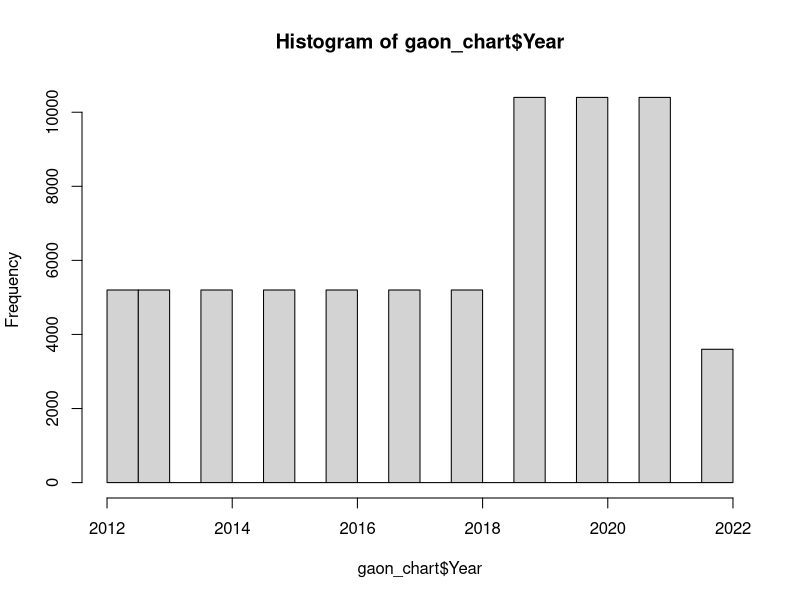
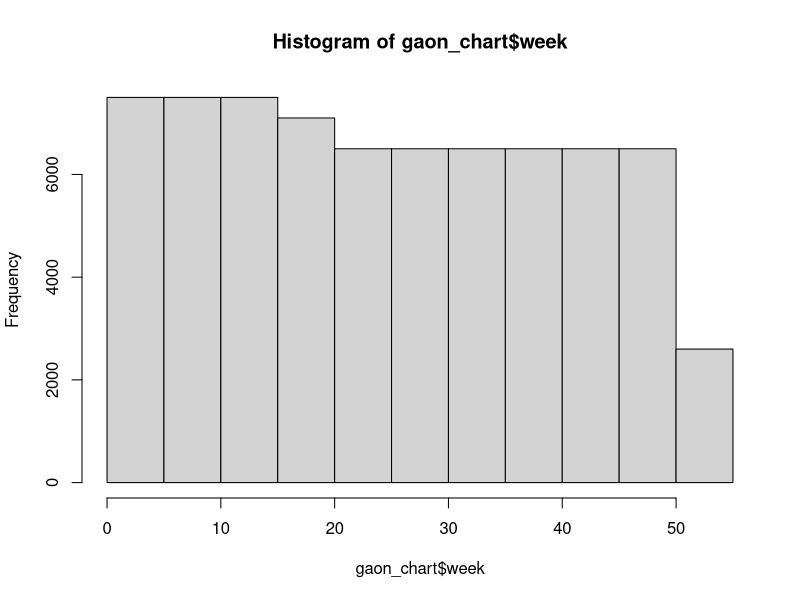
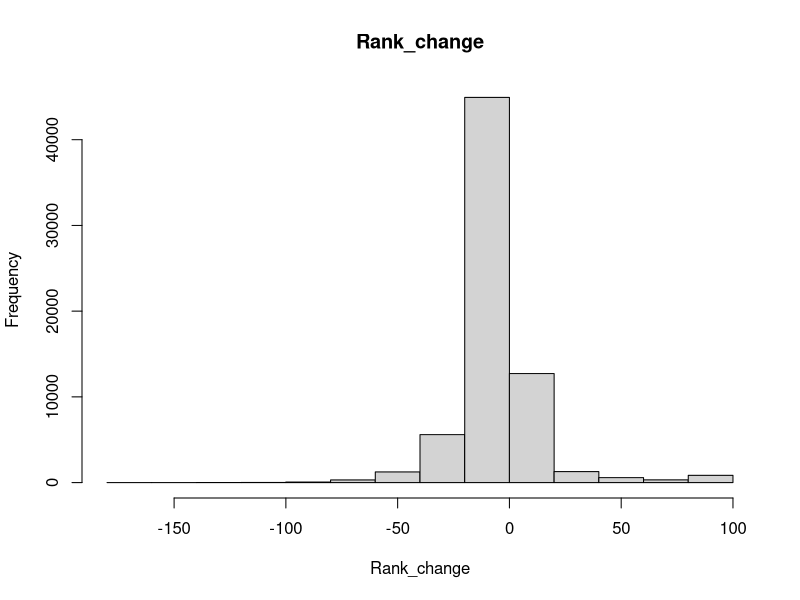
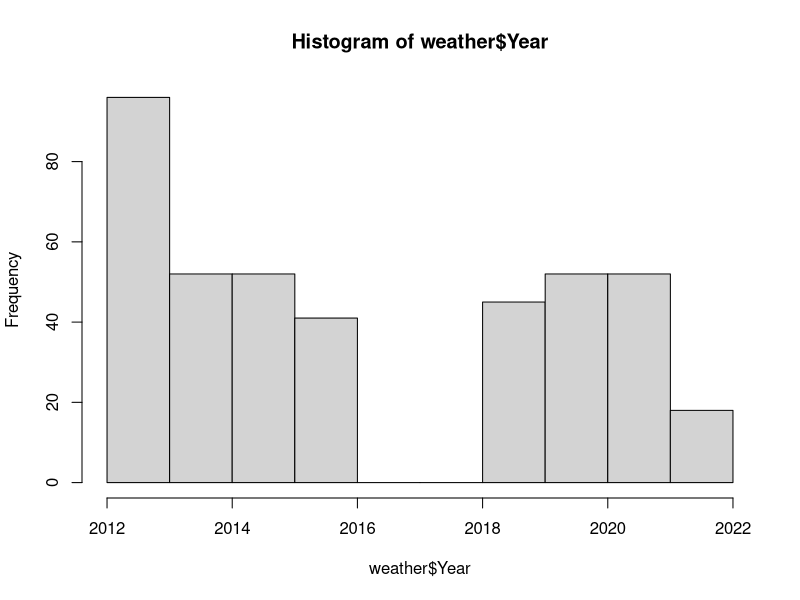
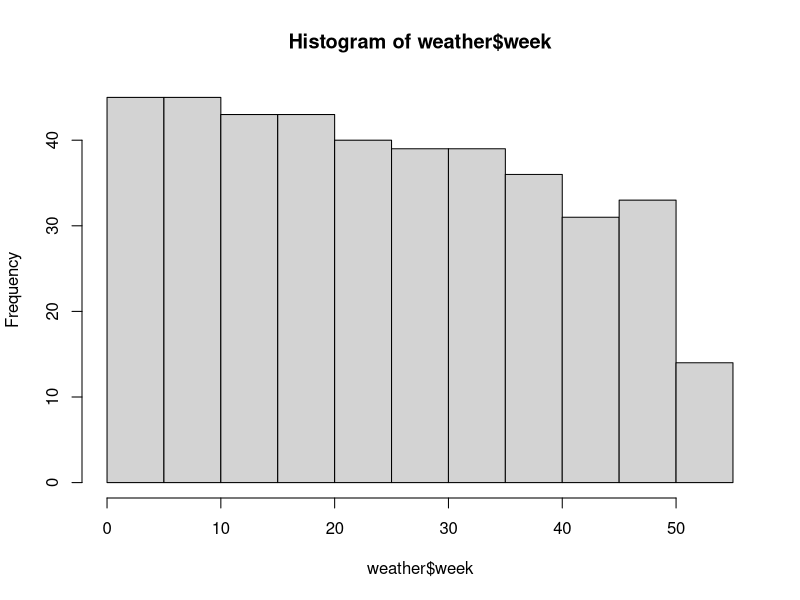
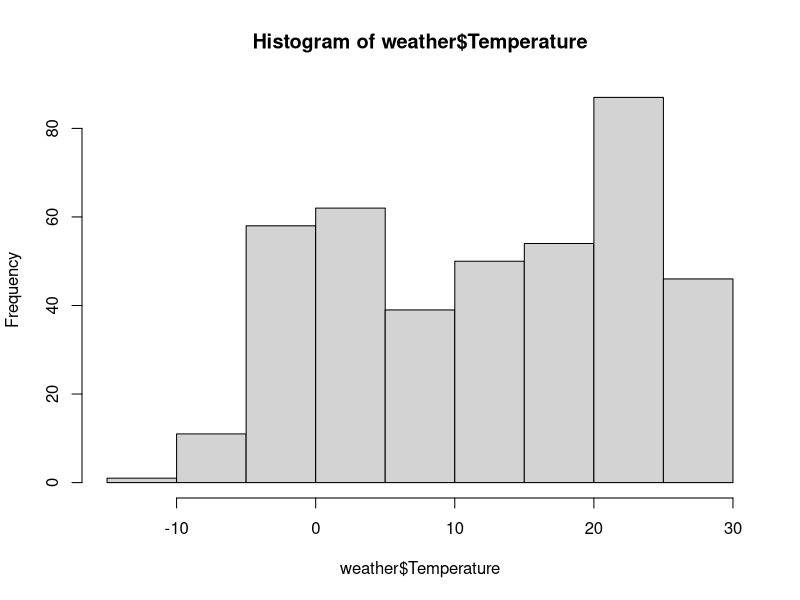
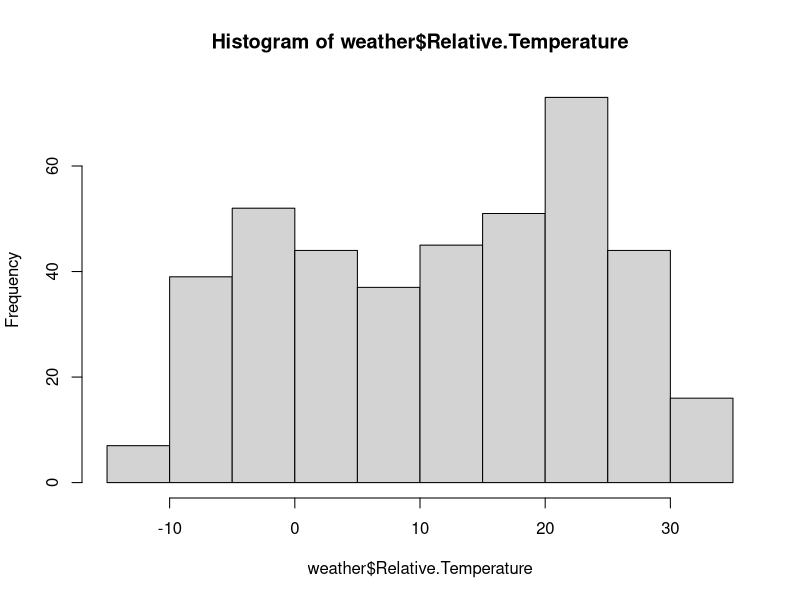
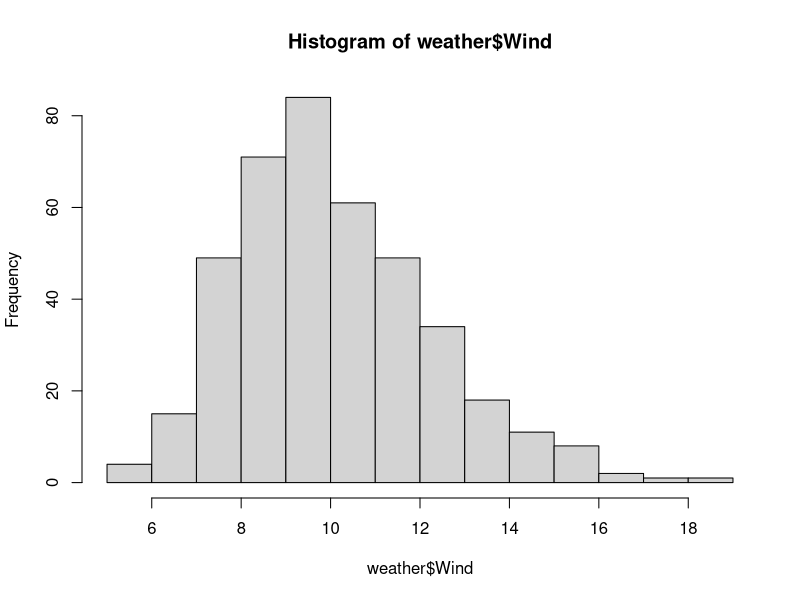

Write R code to recreate these figures, in order. (Note: this script raises an error after producing the figures.)
#### 데이터 로드 ####
gaon_chart <- read.csv("gaon chart.csv", fileEncoding = "UTF-8", encoding = "cp949")
weather <- read.csv("weather2012_2022.csv")

#### 데이터 전처리####
#### gaon_chart data 파악####
hist(gaon_chart$Year)
hist(gaon_chart$week)

library(dplyr)
# 자주 등장하는 상위 20개 label company에 대해 연구 진행
label <- gaon_chart %>% 
  group_by(Production) %>% 
  summarise(n_production = n()) %>% 
  arrange(-n_production) %>% 
  head(20)

# 자주 등장하는 상위 20개 label list
label_list <- label$Production

# 자주 등장하는 상위 100명 Artists에 대해 연구 진행
artist <- gaon_chart %>% 
  group_by(Artist) %>% 
  summarise(n_artist = n()) %>% 
  arrange(-n_artist) %>% 
  head(100)

# 자주 등장하는 상위 100명 Artists list
artist_list <- artist$Artist

# label data: Rank_change data가 없는 data 제거
hist(gaon_chart$Rank_change, xlab='Rank_change', main='Rank_change')
gaon_chart <- gaon_chart %>% 
  filter(!is.na(Rank_change))

#### weather data 파악####
hist(weather$Year)
table(weather$Year)
# 결측1: 16년 42주~ 19년 7주까지의 data
# 결측2: 12년 8개 주의 data
hist(weather$week)
hist(weather$Temperature)
hist(weather$Relative.Temperature)
hist(weather$Wind)
hist(weather$Rel..humidity)
hist(weather$Dew.Point)
hist(weather$Pressure)
hist(weather$Daily.minimum.temperature)
hist(weather$Daily.maximum.temperature)
hist(weather$Clear)
hist(weather$FogRain) # log
hist(weather$FogSnowfall) #log
hist(weather$FogSnowfallRain) #log
hist(weather$FogThunderstormRain) #log
hist(weather$HailFogThunderstormRain) #log
hist(weather$Rain)
hist(weather$Snowfall) # log
hist(weather$SnowfallRain) #log
hist(weather$Thunderstorm) #log
hist(weather$ThunderstormRain) #log
hist(weather$ThunderstormSnowfallRain) #log

#### 데이터 변환 ####
# log 적용
range(weather$FogRain)
weather$ln_FogRain <- log(weather$FogRain + 1)

range(weather$FogSnowfall)
weather$ln_FogSnowfall <- log(weather$FogSnowfall + 1)

range(weather$FogSnowfallRain)
weather$ln_FogSnowfallRain <- log(weather$FogSnowfall + 1)

range(weather$FogThunderstormRain)
weather$ln_FogThunderstormRain <- log(weather$FogThunderstormRain + 1)

range(weather$HailFogThunderstormRain)
weather$ln_HailFogThunderstormRain <- log(weather$HailFogThunderstormRain + 1)

range(weather$Snowfall)
weather$ln_Snowfall <- log(weather$Snowfall + 1)

range(weather$SnowfallRain)
weather$ln_SnowfallRain <- log(weather$SnowfallRain + 1)

range(weather$Thunderstorm)
weather$ln_Thunderstorm <- log(weather$Thunderstorm + 1)

range(weather$ThunderstormRain)
weather$ln_ThunderstormRain <- log(weather$ThunderstormRain + 1)

range(weather$ThunderstormSnowfallRain)
weather$ln_ThunderstormSnowfallRain <- log(weather$ThunderstormSnowfallRain + 1)

#### 데이터 Linear Regression, moderation ####
# 고정효과가 없는 model
df <- merge(gaon_chart, weather, how='inner', by=c('Year', 'week'))
model0 <- lm(Rank_change~.-FogRain -FogSnowfall -FogSnowfallRain-FogThunderstormRain -HailFogThunderstormRain -Snowfall-SnowfallRain -Thunderstorm -ThunderstormRain -ThunderstormSnowfallRain
             -Artist -Production, df)
summary(model0)

# Artist에 의한 고정효과
model0a <- lm(Rank_change~.-FogRain -FogSnowfall -FogSnowfallRain-FogThunderstormRain -HailFogThunderstormRain -Snowfall-SnowfallRain -Thunderstorm -ThunderstormRain -ThunderstormSnowfallRain
              -Production, df)
summary(model0a)

## 너무 많다!
# 2156가지의 고정효과
length(unique(df$Artist)) 
# 977가지의 고정효과
length(unique(df$Production))

# focusing: 상위 기업들의 고정효과.
# 자주 등장하는 친구들 위주로 보자.
# Label별, Artist별 Rank_change
# 상위 20개 회사의 label, 상위 100명의 artist
label_list
artist_list

chart_label <- gaon_chart[gaon_chart$Production %in% label_list,]
chart_artist <- gaon_chart[gaon_chart$Artist %in% artist_list,]

label_df <- merge(chart_label, weather, how='inner', by=c('Year', 'week'))
artist_df <- merge(chart_artist, weather, how='inner', by=c('Year', 'week'))

model0 <- lm(Rank_change~.-FogRain -FogSnowfall -FogSnowfallRain-FogThunderstormRain -HailFogThunderstormRain -Snowfall-SnowfallRain -Thunderstorm -ThunderstormRain -ThunderstormSnowfallRain
             -Artist, label_df)
model01 <- lm(Rank_change~.-FogRain -FogSnowfall -FogSnowfallRain-FogThunderstormRain -HailFogThunderstormRain -Snowfall-SnowfallRain -Thunderstorm -ThunderstormRain -ThunderstormSnowfallRain
              -Production, artist_df)

summary(model0)
summary(model01)

#### na 변수 제거: ln_FogSnowfallRain는 충분히 많은 data가 존재하지 않습니다.
label_df <- label_df[-28]
artist_df <- artist_df[-28]

model0 <- lm(Rank_change~.-FogRain -FogSnowfall -FogSnowfallRain-FogThunderstormRain -HailFogThunderstormRain -Snowfall-SnowfallRain -Thunderstorm -ThunderstormRain -ThunderstormSnowfallRain
             -Artist, label_df)
model01 <- lm(Rank_change~.-FogRain -FogSnowfall -FogSnowfallRain-FogThunderstormRain -HailFogThunderstormRain -Snowfall-SnowfallRain -Thunderstorm -ThunderstormRain -ThunderstormSnowfallRain
              -Production, artist_df)

summary(model0)
summary(model01)

#### factor 변수 week
label_df$week <- as.factor(label_df$week)
artist_df$week <- as.factor(artist_df$week)

model0 <- lm(Rank_change~.-FogRain -FogSnowfall -FogSnowfallRain-FogThunderstormRain -HailFogThunderstormRain -Snowfall-SnowfallRain -Thunderstorm -ThunderstormRain -ThunderstormSnowfallRain
             -Artist, label_df)
model01 <- lm(Rank_change~.-FogRain -FogSnowfall -FogSnowfallRain-FogThunderstormRain -HailFogThunderstormRain -Snowfall-SnowfallRain -Thunderstorm -ThunderstormRain -ThunderstormSnowfallRain
              -Production, artist_df)
summary(model0)
summary(model01)

# 20~37주차에 순위가 더 하락한다. : 5, 6, 7, 8월
# 51 ~ 11주차에 덜 하락한다. : 12, 1, 2, 3월
## 별이 뜨지 않았다면, 1주차에 비해 유의미하게 다르지 않다고 해석.
# 겨울, 봄에 덜 하락하고 여름에 더 많이 하락한다.
# 여름에 순위 유지가 더 어렵다.

#### 조절변수
# Rel..humidity는 온도와의 조절변수로서도 역할하지 못함
model0m <- lm(Rank_change~.-FogRain -FogSnowfall -FogSnowfallRain-FogThunderstormRain -HailFogThunderstormRain -Snowfall-SnowfallRain -Thunderstorm -ThunderstormRain -ThunderstormSnowfallRain
              -Artist
              + Rel..humidity * Relative.Temperature
              ,label_df)
model01m <- lm(Rank_change~.-FogRain -FogSnowfall -FogSnowfallRain-FogThunderstormRain -HailFogThunderstormRain -Snowfall-SnowfallRain -Thunderstorm -ThunderstormRain -ThunderstormSnowfallRain
               -Production
               + Rel..humidity * Relative.Temperature
               ,artist_df)

summary(model0m)
summary(model01m)

# Pressure와 상대온도 사이의 효과
# Artist로 고정했을 때는 Pressure의 조절효과가 있다.
# Artist 단위에서는, 기압이 높아지면
# 상대온도 상승에 따른 순위 하락이 덜하다.
# 회사에게는 없지만, artist에게는 추운 고기압 날씨에 낼 유인이 있다.
model0m <- lm(Rank_change~.-FogRain -FogSnowfall -FogSnowfallRain-FogThunderstormRain -HailFogThunderstormRain -Snowfall-SnowfallRain -Thunderstorm -ThunderstormRain -ThunderstormSnowfallRain
              -Artist
              + Relative.Temperature*Pressure
              ,label_df)
model01m <- lm(Rank_change~.-FogRain -FogSnowfall -FogSnowfallRain-FogThunderstormRain -HailFogThunderstormRain -Snowfall-SnowfallRain -Thunderstorm -ThunderstormRain -ThunderstormSnowfallRain
               -Production
               + Relative.Temperature*Pressure
               ,artist_df)

summary(model0m)
summary(model01m)

# Relative.Temperature의 조절효과
# Aritst chart 경우에만 작동
# Label chart의 경우에서는 눈에 띄게 높은 확률로 기각한다.
# Rain 날씨에 상대온도가 높으면 더 많은 폭으로 순위가 하락한다.
model0m <- lm(Rank_change~.-FogRain -FogSnowfall -FogSnowfallRain-FogThunderstormRain -HailFogThunderstormRain -Snowfall-SnowfallRain -Thunderstorm -ThunderstormRain -ThunderstormSnowfallRain
              -Artist
              + Relative.Temperature*Rain
              ,label_df)
model01m <- lm(Rank_change~.-FogRain -FogSnowfall -FogSnowfallRain-FogThunderstormRain -HailFogThunderstormRain -Snowfall-SnowfallRain -Thunderstorm -ThunderstormRain -ThunderstormSnowfallRain
               -Production
               + Relative.Temperature*Rain
               ,artist_df)

summary(model0m)
summary(model01m)

# label 단위에서 확인할 수 있는 일반적인 위험은
# artist 단위에서보다 더 집합적인 것으로 보인다.

#### 몇몇의 Artist, Label에 대한 분석####
artist_list
# 오마이걸
chart_OMG <- gaon_chart[gaon_chart$Artist == '오마이걸 (OH MY GIRL)',]

OMG_df <- merge(chart_OMG, weather, how='inner', by=c('Year', 'week'))
OMG_df <- OMG_df[-3]

model0OMG <- lm(Rank_change~ .-FogRain -FogSnowfall -FogSnowfallRain -FogThunderstormRain -HailFogThunderstormRain -Snowfall-SnowfallRain -Thunderstorm -ThunderstormRain -ThunderstormSnowfallRain
                -Production, OMG_df)

summary(model0OMG)


# 아이유
chart_IU <- gaon_chart[gaon_chart$Artist == '아이유 (IU)',]

IU_df <- merge(chart_IU, weather, how='inner', by=c('Year', 'week'))
IU_df <- IU_df[-3]

model0IU <- lm(Rank_change~ .-FogRain -FogSnowfall -FogSnowfallRain -FogThunderstormRain -HailFogThunderstormRain -Snowfall-SnowfallRain -Thunderstorm -ThunderstormRain -ThunderstormSnowfallRain
               -Production, IU_df)

summary(model0IU)

# 임창정
chart_Lim<- gaon_chart[gaon_chart$Artist == '임창정',]

Lim_df <- merge(chart_Lim, weather, how='inner', by=c('Year', 'week'))
Lim_df <- Lim_df[-3]

model0Lim <- lm(Rank_change~ .-FogRain -FogSnowfall -FogSnowfallRain -FogThunderstormRain -HailFogThunderstormRain -Snowfall-SnowfallRain -Thunderstorm -ThunderstormRain -ThunderstormSnowfallRain
                -Production, Lim_df)

summary(model0Lim)

## Label
label_list
# 카카오
chart_Kakao <- gaon_chart[gaon_chart$Production == 'Kakao',]

Kakao_df <- merge(chart_Kakao, weather, how='inner', by=c('Year', 'week'))
Kakao_df <- Kakao_df[-4]

model0Kakao <- lm(Rank_change~ .-FogRain -FogSnowfall -FogSnowfallRain -FogThunderstormRain -HailFogThunderstormRain -Snowfall-SnowfallRain -Thunderstorm -ThunderstormRain -ThunderstormSnowfallRain
                  -Artist, Kakao_df)

summary(model0Kakao)

# 스타쉽
chart_star <- gaon_chart[gaon_chart$Production == '스타쉽엔터테인먼트',]

star_df <- merge(chart_star, weather, how='inner', by=c('Year', 'week'))
star_df <- star_df[-4]

model0star <- lm(Rank_change~ .-FogRain -FogSnowfall -FogSnowfallRain -FogThunderstormRain -HailFogThunderstormRain -Snowfall-SnowfallRain -Thunderstorm -ThunderstormRain -ThunderstormSnowfallRain
                 -Artist, star_df)

summary(model0star)

# 큐브
chart_cube <- gaon_chart[gaon_chart$Production == '큐브엔터테인먼트',]

cube_df <- merge(chart_cube, weather, how='inner', by=c('Year', 'week'))
cube_df <- cube_df[-4]

model0cube <- lm(Rank_change~ .-FogRain -FogSnowfall -FogSnowfallRain -FogThunderstormRain -HailFogThunderstormRain -Snowfall-SnowfallRain -Thunderstorm -ThunderstormRain -ThunderstormSnowfallRain
                 +Temperature*Relative.Temperature -Artist, cube_df)

summary(model0cube)
